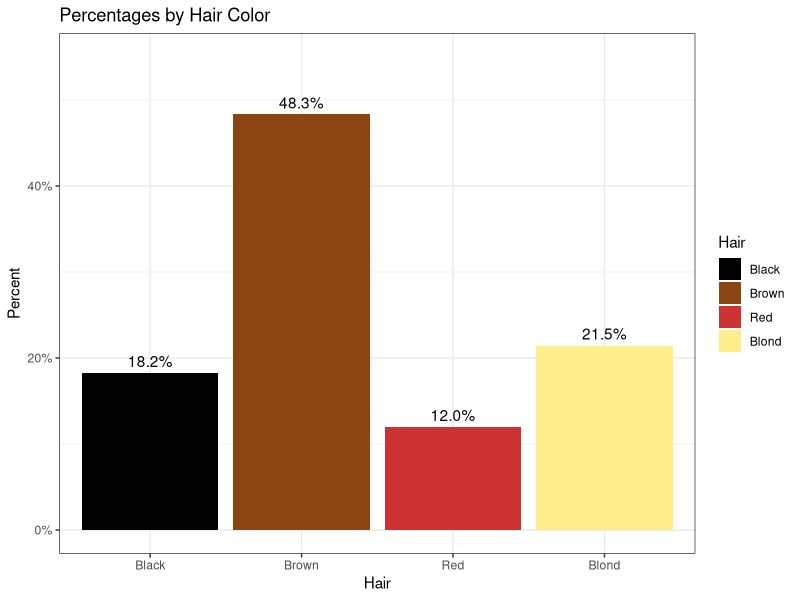
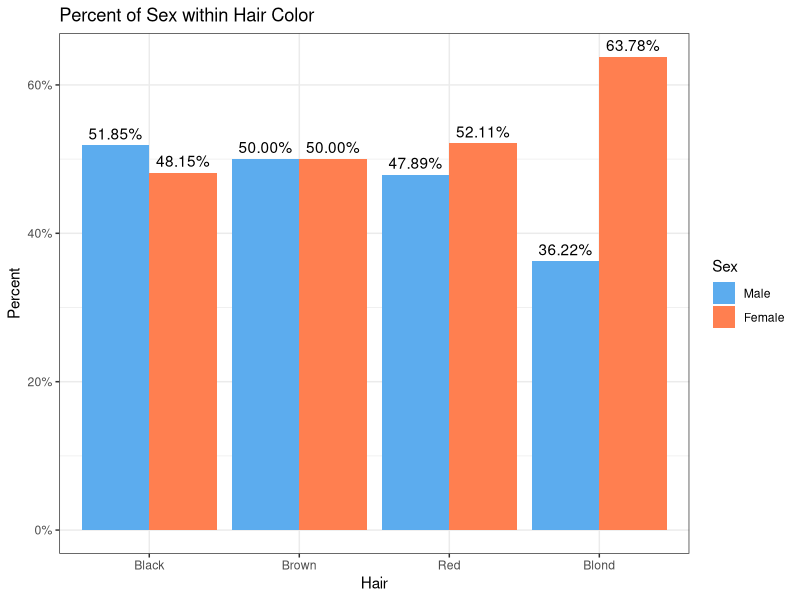
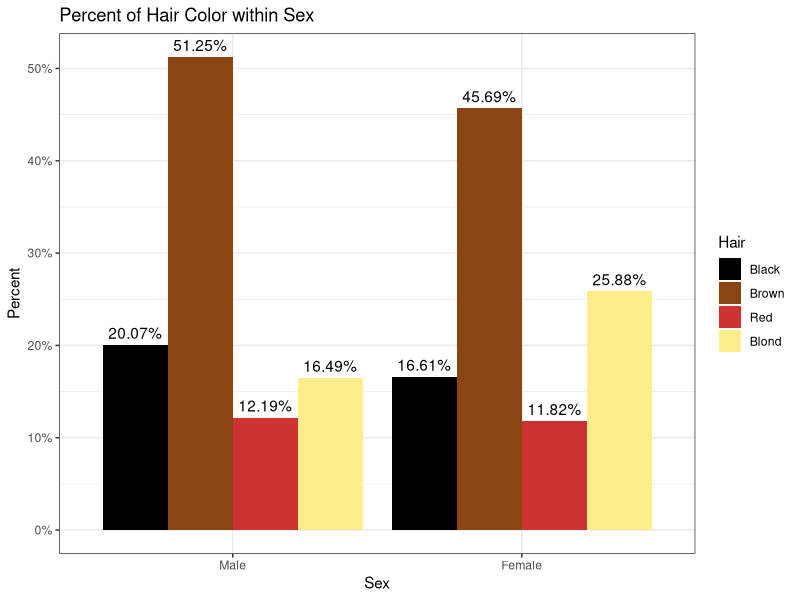
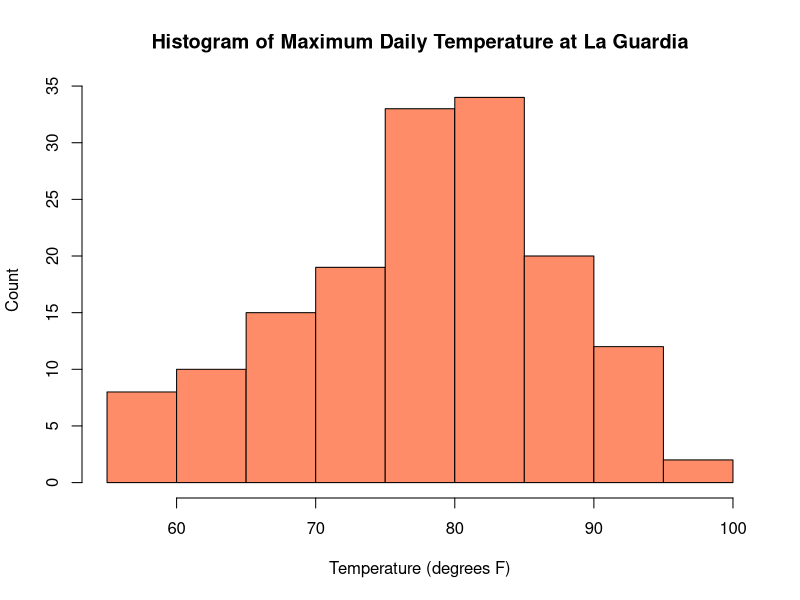
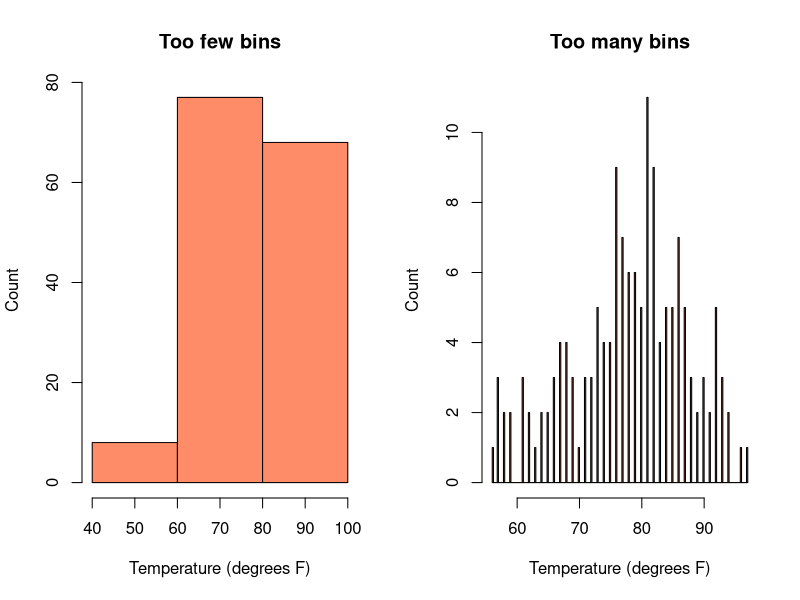
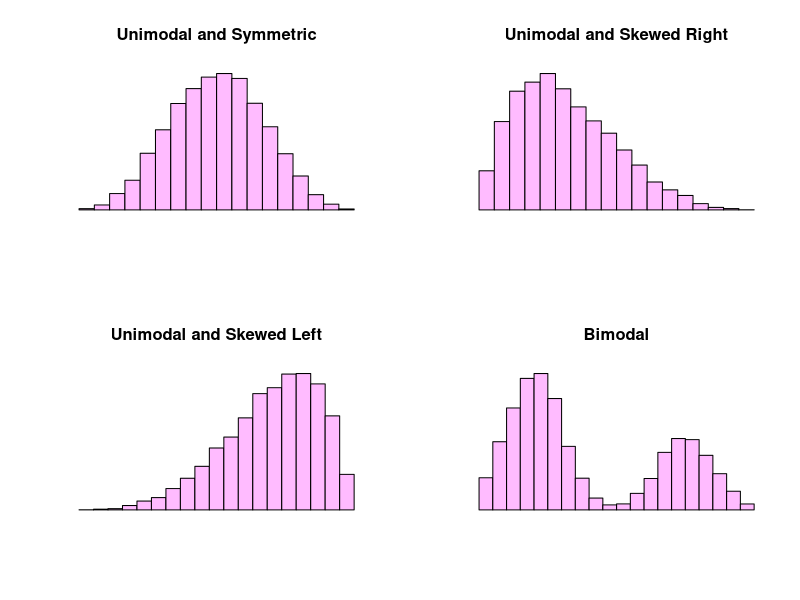
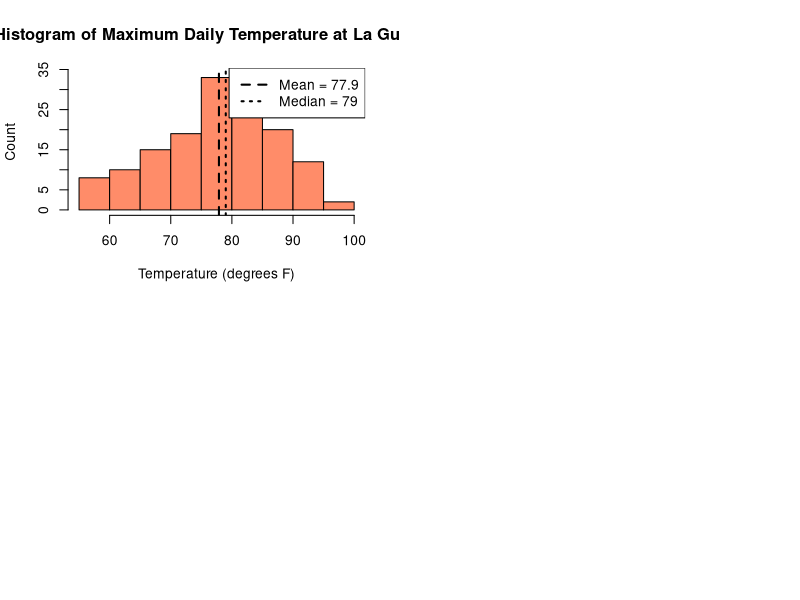
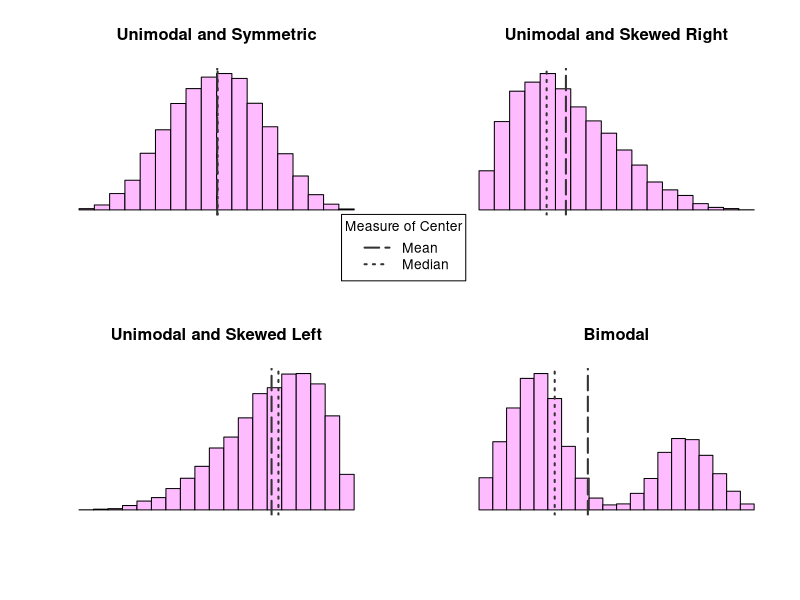

Reproduce these figures in R, in order.
## ---- chunk 1
library(magrittr)
library(plyr)
library(dplyr)
library(knitr)
library(ggplot2)
library(gridExtra)
library(kableExtra)
library(scales)
library(truncnorm)


theme_set(theme_bw())

knitr::opts_chunk$set(echo = FALSE, fig.align = 'center')
## ---- chunk 2
data(HairEyeColor)
haireyecolor <- as.data.frame(HairEyeColor)

haireyecolorExpanded <- haireyecolor[rep(1:nrow(haireyecolor), haireyecolor$Freq),]

haireyecolorExpanded <- haireyecolorExpanded[,-4]


# shuffle around
set.seed(1)
haireyecolorExpanded<- haireyecolorExpanded[sample(nrow(haireyecolorExpanded), nrow(haireyecolorExpanded)),]
rownames(haireyecolorExpanded) <- 1:nrow(haireyecolorExpanded)

haireyecolorExpanded$SubjectID <-  1:nrow(haireyecolorExpanded)
haireyecolorExpanded <- haireyecolorExpanded[,c('SubjectID','Sex', 'Hair', 'Eye')]

dt <- haireyecolorExpanded

kable(haireyecolorExpanded[1:10,], align = 'c')
## ---- chunk 3
tab <- table(dt$Hair)
nn <- names(tab)
tab <- as.numeric(tab)
names(tab) <- nn
t(tab) %>% kable %>% kable_classic(full_width = F)
## ---- chunk 4
t(scales::percent(prop.table(tab))) %>%  kable() %>% kable_classic(full_width = F)
## ---- chunk 5
ggplot(dt, aes(Hair, fill = Hair)) + 
  geom_bar(aes(y = (..count..)/sum(..count..))) + 
  geom_text(aes(label = scales::percent((..count..)/sum(..count..)),
                   y= (..count..)/sum(..count..) ), 
            stat= "count", vjust = -.5) +
  scale_y_continuous(labels=scales::percent, limits = c(0, 0.55)) +
  ylab("Percent") + 
  ggtitle("Percentages by Hair Color") +
  scale_fill_manual(values = c('black', 'saddlebrown', 'brown3', 'lightgoldenrod1'))
## ---- chunk 6
table2 <- with(dt, table(Sex, Hair))
addmargins(t(table2) , FUN= list(Total = sum), quiet = T) %>% 
  kable() %>% kable_classic(full_width = F)
## ---- chunk 7
# by population
tt <- prop.table(t(table2)) 
tt <- apply(tt, c(1,2), percent, accuracy = 0.1)
kable(tt, caption = "Relative to population") %>% kable_classic(full_width = F)
## ---- chunk 8
# by hair color
tt <- prop.table(t(table2), margin = 2) %>%
  addmargins(1, FUN= list(Total = sum), quiet = T) 
tt <- apply(tt, c(1,2), percent, accuracy =0.1)
kable(tt, caption = "Proportion of hair color, by sex") %>% kable_classic(full_width = F)
## ---- chunk 9
# by eye color
tt <- prop.table(t(table2), margin = 1) %>% 
  addmargins(2, FUN= list(Total = sum), quiet = T) 
tt <- apply(tt[, -5], c(1,2), percent, accuracy = 0.1)
kable(tt, caption = "Proportion of sex, by hair color") %>% kable_classic(full_width = F)
## ---- chunk 10
ggplot(dt, aes(x=Hair, fill=Sex))+
  geom_bar(aes( y=..count../tapply(..count.., ..x.. ,sum)[..x..]), position="dodge" ) +
  geom_text(aes( y=..count../tapply(..count.., ..x.. ,sum)[..x..],
                 label=scales::percent(..count../tapply(..count.., ..x.. ,sum)[..x..]) ),
            stat="count", position=position_dodge(0.9), vjust=-0.5)+
  ggtitle('Percent of Sex within Hair Color') +
  ylab('Percent') +
  scale_y_continuous(labels = scales::percent) +
  scale_fill_manual(values = c('steelblue2', 'coral'))


ggplot(dt, aes(x=Sex, fill=Hair))+
  geom_bar(aes( y=..count../tapply(..count.., ..x.. ,sum)[..x..]), position="dodge" ) +
  geom_text(aes( y=..count../tapply(..count.., ..x.. ,sum)[..x..],
                 label=scales::percent(..count../tapply(..count.., ..x.. ,sum)[..x..]) ),
            stat="count", position=position_dodge(0.9), vjust=-0.5)+
  ggtitle('Percent of Hair Color within Sex') +
  ylab('Percent') +
  scale_y_continuous(labels = scales::percent) +
  scale_fill_manual(values = c('black', 'saddlebrown', 'brown3', 'lightgoldenrod1'))

## ---- chunk 11
data("airquality")
aq <- airquality[,-which(colnames(airquality) %in% c('Solar.R'))]
aq <- aq[,c('Month', 'Day', 'Temp', 'Wind', 'Ozone')]
kable(head(aq, 10), align = 'c')
## ---- chunk 12
hist(aq$Temp, main = 'Histogram of Maximum Daily Temperature at La Guardia',
     xlab = 'Temperature (degrees F)', ylab = 'Count',
     col = 'salmon1')
## ---- chunk 13
par(mfrow = c(1, 2))
hist(aq$Temp, main = 'Too few bins',
     xlab = 'Temperature (degrees F)', ylab = 'Count',
     col = 'salmon1', breaks = 2)
hist(aq$Temp, main = 'Too many bins',
     xlab = 'Temperature (degrees F)', ylab = 'Count',
     col = 'salmon1', breaks = 150)
## ---- chunk 14
set.seed(2)
x1 <- rbeta(10000,5,5)
x2 <- rbeta(10000,2,5)
x3 <- rbeta(10000,5,2)
bimodal <- c(rtruncnorm(7500, a=0, b=1, mean=.2, sd=.1),
                 rtruncnorm(4000, a=0, b=1, mean=.75, sd=.1))

histCol <- 'plum1'

par(mfrow= c(2, 2))
hist(x1, col = histCol, 
     main = 'Unimodal and Symmetric', xlab = '', 
     ylab = '', axes = F)
hist(x2, col = histCol, 
     main = 'Unimodal and Skewed Right', xlab = '', 
     ylab = '', axes = F)
hist(x3, col = histCol, 
     main = 'Unimodal and Skewed Left', xlab = '', 
     ylab = '', axes = F)
hist(bimodal, col = histCol, 
     main = 'Bimodal', xlab = '', 
     ylab = '', axes = F)

## ---- chunk 15
hist(aq$Temp, main = 'Histogram of Maximum Daily Temperature at La Guardia',
     xlab = 'Temperature (degrees F)', ylab = 'Count',
     col = 'salmon1')
abline(v = mean(aq$Temp), lty = 2, lwd = 2)
abline(v = median(aq$Temp), lty = 3, lwd = 2)
legend('topright', 
       c(paste0(c('Mean', 'Median'), ' = ', round(c(mean(aq$Temp), median(aq$Temp)), 1))),
       lwd = 2, lty = c(2, 3))
## ---- chunk 16
sals <- c("$31,176", "$50,879", "$34,619", "$103,000", "$36,549", "$130,000", "$37,876", "$144,600", "$48,962", "$5,075,000")
kable(matrix(sals, ncol = 2), format = "html")
## ---- chunk 17

set.seed(2)
x1 <- rbeta(10000,5,5)
x2 <- rbeta(10000,2,5)
x3 <- rbeta(10000,5,2)
bimodal <- c(rtruncnorm(7500, a=0, b=1, mean=.2, sd=.1),
                 rtruncnorm(4000, a=0, b=1, mean=.75, sd=.1))

histCol <- 'plum1'
lineCols <- c('grey20', 'grey20')
ltys <- c(5, 3)

par(mfrow= c(2, 2))
hist(x1, col = histCol, 
     main = 'Unimodal and Symmetric', xlab = '', 
     ylab = '', axes = F)
abline(v = mean(x1), col = lineCols[1], lwd = 2, lty = ltys[1])
abline(v = median(x1), col = lineCols[2], lwd = 2, lty = ltys[2])

hist(x2, col = histCol, 
     main = 'Unimodal and Skewed Right', xlab = '', 
     ylab = '', axes = F, breaks = 20)
abline(v = mean(x2), col = lineCols[1], lwd = 2, lty = ltys[1])
abline(v = median(x2)-0.04, col = lineCols[2], lwd = 2, lty = ltys[2])

hist(x3, col = histCol, 
     main = 'Unimodal and Skewed Left', xlab = '', 
     ylab = '', axes = F)
abline(v = mean(x3), col = lineCols[1], lwd = 2, lty = ltys[1])
abline(v = median(x3), col = lineCols[2], lwd = 2, lty = ltys[2])

hist(bimodal, col = histCol, 
     main = 'Bimodal', xlab = '', 
     ylab = '', axes = F)
abline(v = mean(bimodal), col = lineCols[1], lwd = 2, lty = ltys[1])
abline(v = median(bimodal), col = lineCols[2], lwd = 2, lty = ltys[2])

legend(-.5,3200, legend = c("Mean", "Median"),
       col = lineCols, lty = ltys, lwd = 2,
       title = "Measure of Center",xpd=NA)

## ---- chunk 18
n <- 1e3
set.seed(69)
x1 <- rnorm(n, mean = 100, sd = 10)
x2 <- rnorm(n, mean = 100, sd = 25)
par(mfrow = c(1, 2))
aa <- hist(x1, main = "Dataset 1", breaks = seq(-25, 200, by = 5), ylim = c(0, 210))
abline(v = mean(x1), col = 'blue')
abline(v = median(x1), col = 'green')
bb <- hist(x2, main = "Dataset 2", breaks = seq(-25, 200, by = 5), ylim = c(0, 210))
abline(v = mean(x2), col = 'blue')
abline(v = median(x2), col = 'green')
## ---- chunk 19
plot(aq$Ozone, aq$Temp, pch = 16)
